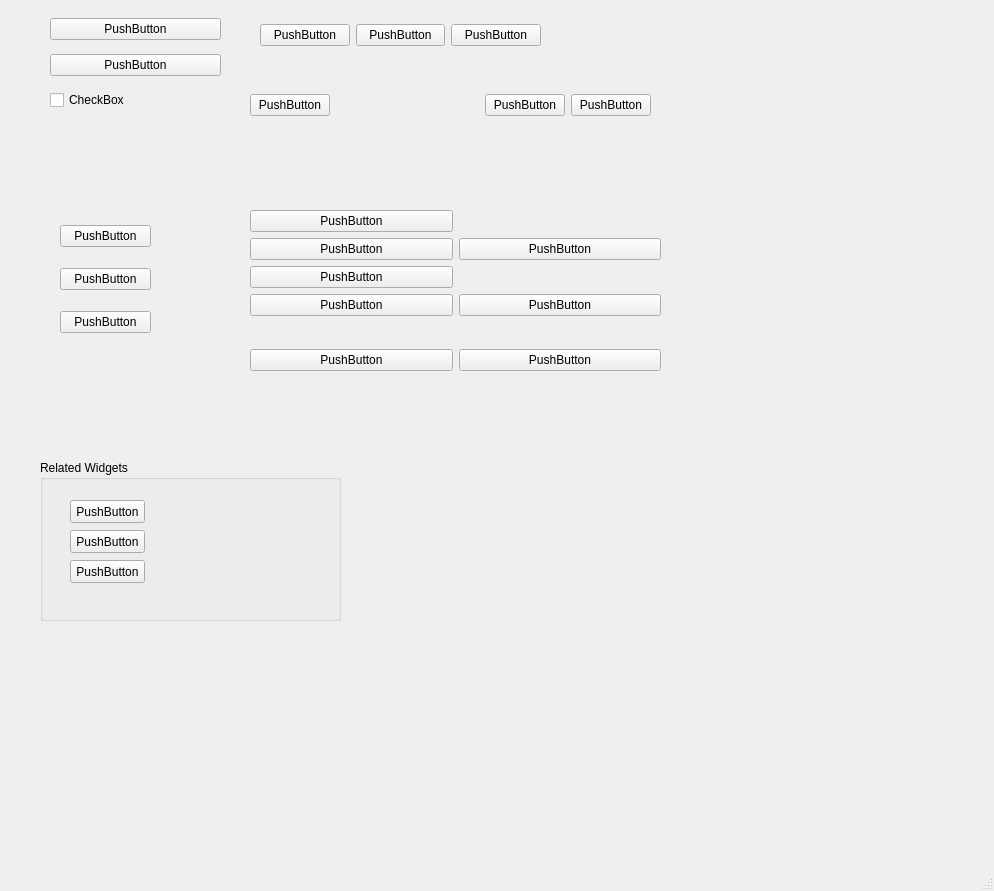
<?xml version="1.0" encoding="UTF-8"?>
<ui version="4.0">
 <class>MainWindow</class>
 <widget class="QMainWindow" name="MainWindow">
  <property name="geometry">
   <rect>
    <x>0</x>
    <y>0</y>
    <width>994</width>
    <height>891</height>
   </rect>
  </property>
  <property name="windowTitle">
   <string>MainWindow</string>
  </property>
  <widget class="QWidget" name="centralwidget">
   <widget class="QWidget" name="verticalLayoutWidget">
    <property name="geometry">
     <rect>
      <x>50</x>
      <y>10</y>
      <width>171</width>
      <height>111</height>
     </rect>
    </property>
    <layout class="QVBoxLayout" name="verticalLayout">
     <item>
      <widget class="QPushButton" name="pushButton">
       <property name="text">
        <string>PushButton</string>
       </property>
      </widget>
     </item>
     <item>
      <widget class="QPushButton" name="pushButton_2">
       <property name="text">
        <string>PushButton</string>
       </property>
      </widget>
     </item>
     <item>
      <widget class="QCheckBox" name="checkBox">
       <property name="text">
        <string>CheckBox</string>
       </property>
      </widget>
     </item>
    </layout>
   </widget>
   <widget class="QWidget" name="horizontalLayoutWidget">
    <property name="geometry">
     <rect>
      <x>260</x>
      <y>10</y>
      <width>281</width>
      <height>51</height>
     </rect>
    </property>
    <layout class="QHBoxLayout" name="horizontalLayout">
     <item>
      <widget class="QPushButton" name="pushButton_5">
       <property name="text">
        <string>PushButton</string>
       </property>
      </widget>
     </item>
     <item>
      <widget class="QPushButton" name="pushButton_4">
       <property name="text">
        <string>PushButton</string>
       </property>
      </widget>
     </item>
     <item>
      <widget class="QPushButton" name="pushButton_3">
       <property name="text">
        <string>PushButton</string>
       </property>
      </widget>
     </item>
    </layout>
   </widget>
   <widget class="QGroupBox" name="groupBox">
    <property name="geometry">
     <rect>
      <x>40</x>
      <y>460</y>
      <width>301</width>
      <height>161</height>
     </rect>
    </property>
    <property name="title">
     <string>Related Widgets</string>
    </property>
    <widget class="QPushButton" name="pushButton_19">
     <property name="geometry">
      <rect>
       <x>30</x>
       <y>40</y>
       <width>75</width>
       <height>23</height>
      </rect>
     </property>
     <property name="text">
      <string>PushButton</string>
     </property>
    </widget>
    <widget class="QPushButton" name="pushButton_20">
     <property name="geometry">
      <rect>
       <x>30</x>
       <y>70</y>
       <width>75</width>
       <height>23</height>
      </rect>
     </property>
     <property name="text">
      <string>PushButton</string>
     </property>
    </widget>
    <widget class="QPushButton" name="pushButton_21">
     <property name="geometry">
      <rect>
       <x>30</x>
       <y>100</y>
       <width>75</width>
       <height>23</height>
      </rect>
     </property>
     <property name="text">
      <string>PushButton</string>
     </property>
    </widget>
   </widget>
   <widget class="QWidget" name="">
    <property name="geometry">
     <rect>
      <x>60</x>
      <y>210</y>
      <width>91</width>
      <height>141</height>
     </rect>
    </property>
    <layout class="QVBoxLayout" name="verticalLayout_2">
     <item>
      <widget class="QPushButton" name="pushButton_6">
       <property name="text">
        <string>PushButton</string>
       </property>
      </widget>
     </item>
     <item>
      <widget class="QPushButton" name="pushButton_22">
       <property name="text">
        <string>PushButton</string>
       </property>
      </widget>
     </item>
     <item>
      <widget class="QPushButton" name="pushButton_7">
       <property name="text">
        <string>PushButton</string>
       </property>
      </widget>
     </item>
    </layout>
   </widget>
   <widget class="QWidget" name="">
    <property name="geometry">
     <rect>
      <x>250</x>
      <y>80</y>
      <width>401</width>
      <height>51</height>
     </rect>
    </property>
    <layout class="QHBoxLayout" name="horizontalLayout_2">
     <item>
      <widget class="QPushButton" name="pushButton_8">
       <property name="text">
        <string>PushButton</string>
       </property>
      </widget>
     </item>
     <item>
      <spacer name="horizontalSpacer">
       <property name="orientation">
        <enum>Qt::Horizontal</enum>
       </property>
       <property name="sizeHint" stdset="0">
        <size>
         <width>40</width>
         <height>20</height>
        </size>
       </property>
      </spacer>
     </item>
     <item>
      <widget class="QPushButton" name="pushButton_9">
       <property name="text">
        <string>PushButton</string>
       </property>
      </widget>
     </item>
     <item>
      <widget class="QPushButton" name="pushButton_10">
       <property name="text">
        <string>PushButton</string>
       </property>
      </widget>
     </item>
    </layout>
   </widget>
   <widget class="QWidget" name="">
    <property name="geometry">
     <rect>
      <x>250</x>
      <y>210</y>
      <width>411</width>
      <height>161</height>
     </rect>
    </property>
    <layout class="QGridLayout" name="gridLayout">
     <item row="1" column="0">
      <widget class="QPushButton" name="pushButton_12">
       <property name="text">
        <string>PushButton</string>
       </property>
      </widget>
     </item>
     <item row="1" column="1">
      <widget class="QPushButton" name="pushButton_15">
       <property name="text">
        <string>PushButton</string>
       </property>
      </widget>
     </item>
     <item row="3" column="0">
      <widget class="QPushButton" name="pushButton_13">
       <property name="text">
        <string>PushButton</string>
       </property>
      </widget>
     </item>
     <item row="0" column="1">
      <widget class="QPushButton" name="pushButton_14">
       <property name="text">
        <string>PushButton</string>
       </property>
      </widget>
     </item>
     <item row="3" column="1">
      <widget class="QPushButton" name="pushButton_16">
       <property name="text">
        <string>PushButton</string>
       </property>
      </widget>
     </item>
     <item row="0" column="0">
      <layout class="QGridLayout" name="gridLayout_2">
       <item row="2" column="0">
        <widget class="QPushButton" name="pushButton_11">
         <property name="text">
          <string>PushButton</string>
         </property>
        </widget>
       </item>
       <item row="0" column="0">
        <widget class="QPushButton" name="pushButton_17">
         <property name="text">
          <string>PushButton</string>
         </property>
        </widget>
       </item>
       <item row="1" column="0">
        <widget class="QPushButton" name="pushButton_18">
         <property name="text">
          <string>PushButton</string>
         </property>
        </widget>
       </item>
      </layout>
     </item>
     <item row="2" column="1">
      <spacer name="verticalSpacer">
       <property name="orientation">
        <enum>Qt::Vertical</enum>
       </property>
       <property name="sizeHint" stdset="0">
        <size>
         <width>20</width>
         <height>40</height>
        </size>
       </property>
      </spacer>
     </item>
    </layout>
   </widget>
  </widget>
  <widget class="QMenuBar" name="menubar">
   <property name="geometry">
    <rect>
     <x>0</x>
     <y>0</y>
     <width>994</width>
     <height>21</height>
    </rect>
   </property>
  </widget>
  <widget class="QStatusBar" name="statusbar"/>
 </widget>
 <resources/>
 <connections/>
</ui>
